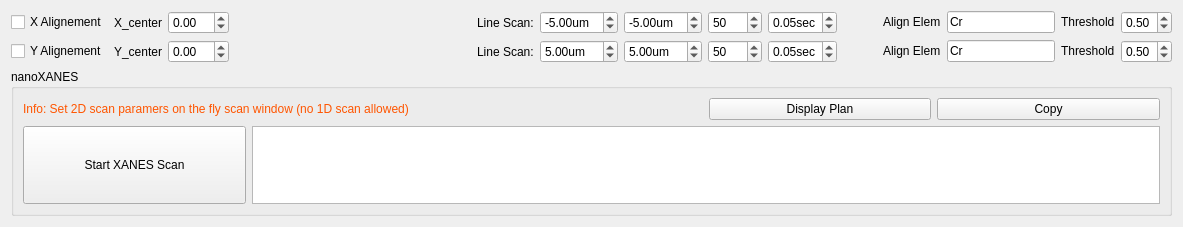
              <widget class="QWidget" name="page_2">
               <property name="geometry">
                <rect>
                 <x>0</x>
                 <y>0</y>
                 <width>1183</width>
                 <height>227</height>
                </rect>
               </property>
               <attribute name="label">
                <string>Alignment and Start XANES</string>
               </attribute>
               <layout class="QGridLayout" name="gridLayout_42">
                <item row="0" column="0">
                 <layout class="QHBoxLayout" name="horizontalLayout_24">
                  <item>
                   <layout class="QVBoxLayout" name="verticalLayout_33">
                    <item>
                     <layout class="QHBoxLayout" name="horizontalLayout_16">
                      <item>
                       <widget class="QCheckBox" name="cb_x_align">
                        <property name="text">
                         <string>X Alignement</string>
                        </property>
                       </widget>
                      </item>
                      <item>
                       <widget class="QLabel" name="label_113">
                        <property name="text">
                         <string>X_center</string>
                        </property>
                       </widget>
                      </item>
                      <item>
                       <widget class="QDoubleSpinBox" name="dsb_xlign_cen_xanes">
                        <property name="minimum">
                         <double>-15.000000000000000</double>
                        </property>
                        <property name="maximum">
                         <double>15.000000000000000</double>
                        </property>
                       </widget>
                      </item>
                      <item>
                       <spacer name="horizontalSpacer_3">
                        <property name="orientation">
                         <enum>Qt::Horizontal</enum>
                        </property>
                        <property name="sizeHint" stdset="0">
                         <size>
                          <width>40</width>
                          <height>20</height>
                         </size>
                        </property>
                       </spacer>
                      </item>
                      <item>
                       <widget class="QLabel" name="label_115">
                        <property name="text">
                         <string>Line Scan:</string>
                        </property>
                       </widget>
                      </item>
                      <item>
                       <widget class="QDoubleSpinBox" name="x_align_start">
                        <property name="sizePolicy">
                         <sizepolicy hsizetype="Preferred" vsizetype="Fixed">
                          <horstretch>0</horstretch>
                          <verstretch>0</verstretch>
                         </sizepolicy>
                        </property>
                        <property name="toolTip">
                         <string>scan range entry</string>
                        </property>
                        <property name="prefix">
                         <string notr="true"/>
                        </property>
                        <property name="suffix">
                         <string>um</string>
                        </property>
                        <property name="minimum">
                         <double>-15.000000000000000</double>
                        </property>
                        <property name="maximum">
                         <double>15.000000000000000</double>
                        </property>
                        <property name="singleStep">
                         <double>1.000000000000000</double>
                        </property>
                        <property name="value">
                         <double>-5.000000000000000</double>
                        </property>
                       </widget>
                      </item>
                      <item>
                       <widget class="QDoubleSpinBox" name="x_align_end">
                        <property name="enabled">
                         <bool>true</bool>
                        </property>
                        <property name="sizePolicy">
                         <sizepolicy hsizetype="Preferred" vsizetype="Fixed">
                          <horstretch>0</horstretch>
                          <verstretch>0</verstretch>
                         </sizepolicy>
                        </property>
                        <property name="toolTip">
                         <string>scan range entry</string>
                        </property>
                        <property name="prefix">
                         <string notr="true"/>
                        </property>
                        <property name="suffix">
                         <string>um</string>
                        </property>
                        <property name="minimum">
                         <double>-15.000000000000000</double>
                        </property>
                        <property name="maximum">
                         <double>15.000000000000000</double>
                        </property>
                        <property name="singleStep">
                         <double>1.000000000000000</double>
                        </property>
                        <property name="value">
                         <double>-5.000000000000000</double>
                        </property>
                       </widget>
                      </item>
                      <item>
                       <widget class="QSpinBox" name="x_align_steps">
                        <property name="sizePolicy">
                         <sizepolicy hsizetype="Preferred" vsizetype="Fixed">
                          <horstretch>0</horstretch>
                          <verstretch>0</verstretch>
                         </sizepolicy>
                        </property>
                        <property name="toolTip">
                         <string>first motor steps</string>
                        </property>
                        <property name="minimum">
                         <number>1</number>
                        </property>
                        <property name="maximum">
                         <number>1000</number>
                        </property>
                        <property name="singleStep">
                         <number>10</number>
                        </property>
                        <property name="value">
                         <number>50</number>
                        </property>
                       </widget>
                      </item>
                      <item>
                       <widget class="QDoubleSpinBox" name="x_align_dwell">
                        <property name="sizePolicy">
                         <sizepolicy hsizetype="Preferred" vsizetype="Fixed">
                          <horstretch>0</horstretch>
                          <verstretch>0</verstretch>
                         </sizepolicy>
                        </property>
                        <property name="toolTip">
                         <string>exposure time per point</string>
                        </property>
                        <property name="prefix">
                         <string/>
                        </property>
                        <property name="suffix">
                         <string notr="true">sec</string>
                        </property>
                        <property name="minimum">
                         <double>0.000000000000000</double>
                        </property>
                        <property name="maximum">
                         <double>0.500000000000000</double>
                        </property>
                        <property name="singleStep">
                         <double>0.010000000000000</double>
                        </property>
                        <property name="value">
                         <double>0.050000000000000</double>
                        </property>
                       </widget>
                      </item>
                     </layout>
                    </item>
                    <item>
                     <layout class="QHBoxLayout" name="horizontalLayout_17">
                      <item>
                       <widget class="QCheckBox" name="cb_y_align">
                        <property name="text">
                         <string>Y Alignement</string>
                        </property>
                       </widget>
                      </item>
                      <item>
                       <widget class="QLabel" name="label_114">
                        <property name="text">
                         <string>Y_center</string>
                        </property>
                       </widget>
                      </item>
                      <item>
                       <widget class="QDoubleSpinBox" name="dsb_yalign_cen_xanes">
                        <property name="minimum">
                         <double>-15.000000000000000</double>
                        </property>
                        <property name="maximum">
                         <double>15.000000000000000</double>
                        </property>
                       </widget>
                      </item>
                      <item>
                       <spacer name="horizontalSpacer_4">
                        <property name="orientation">
                         <enum>Qt::Horizontal</enum>
                        </property>
                        <property name="sizeHint" stdset="0">
                         <size>
                          <width>40</width>
                          <height>20</height>
                         </size>
                        </property>
                       </spacer>
                      </item>
                      <item>
                       <widget class="QLabel" name="label_116">
                        <property name="text">
                         <string>Line Scan:</string>
                        </property>
                       </widget>
                      </item>
                      <item>
                       <widget class="QDoubleSpinBox" name="y_align_start">
                        <property name="sizePolicy">
                         <sizepolicy hsizetype="Preferred" vsizetype="Fixed">
                          <horstretch>0</horstretch>
                          <verstretch>0</verstretch>
                         </sizepolicy>
                        </property>
                        <property name="toolTip">
                         <string>scan range entry</string>
                        </property>
                        <property name="suffix">
                         <string notr="true">um</string>
                        </property>
                        <property name="minimum">
                         <double>-15.000000000000000</double>
                        </property>
                        <property name="maximum">
                         <double>15.000000000000000</double>
                        </property>
                        <property name="singleStep">
                         <double>1.000000000000000</double>
                        </property>
                        <property name="value">
                         <double>5.000000000000000</double>
                        </property>
                       </widget>
                      </item>
                      <item>
                       <widget class="QDoubleSpinBox" name="y_align_end">
                        <property name="sizePolicy">
                         <sizepolicy hsizetype="Preferred" vsizetype="Fixed">
                          <horstretch>0</horstretch>
                          <verstretch>0</verstretch>
                         </sizepolicy>
                        </property>
                        <property name="toolTip">
                         <string>scan range entry</string>
                        </property>
                        <property name="suffix">
                         <string notr="true">um</string>
                        </property>
                        <property name="minimum">
                         <double>-15.000000000000000</double>
                        </property>
                        <property name="maximum">
                         <double>15.000000000000000</double>
                        </property>
                        <property name="singleStep">
                         <double>1.000000000000000</double>
                        </property>
                        <property name="value">
                         <double>5.000000000000000</double>
                        </property>
                       </widget>
                      </item>
                      <item>
                       <widget class="QSpinBox" name="y_align_steps">
                        <property name="sizePolicy">
                         <sizepolicy hsizetype="Preferred" vsizetype="Fixed">
                          <horstretch>0</horstretch>
                          <verstretch>0</verstretch>
                         </sizepolicy>
                        </property>
                        <property name="toolTip">
                         <string>first motor steps</string>
                        </property>
                        <property name="minimum">
                         <number>1</number>
                        </property>
                        <property name="maximum">
                         <number>1000</number>
                        </property>
                        <property name="singleStep">
                         <number>10</number>
                        </property>
                        <property name="value">
                         <number>50</number>
                        </property>
                       </widget>
                      </item>
                      <item>
                       <widget class="QDoubleSpinBox" name="y_align_dwell">
                        <property name="sizePolicy">
                         <sizepolicy hsizetype="Preferred" vsizetype="Fixed">
                          <horstretch>0</horstretch>
                          <verstretch>0</verstretch>
                         </sizepolicy>
                        </property>
                        <property name="toolTip">
                         <string>exposure time per point</string>
                        </property>
                        <property name="prefix">
                         <string/>
                        </property>
                        <property name="suffix">
                         <string notr="true">sec</string>
                        </property>
                        <property name="minimum">
                         <double>0.000000000000000</double>
                        </property>
                        <property name="maximum">
                         <double>0.500000000000000</double>
                        </property>
                        <property name="singleStep">
                         <double>0.010000000000000</double>
                        </property>
                        <property name="value">
                         <double>0.050000000000000</double>
                        </property>
                       </widget>
                      </item>
                     </layout>
                    </item>
                   </layout>
                  </item>
                  <item>
                   <spacer name="horizontalSpacer_2">
                    <property name="orientation">
                     <enum>Qt::Horizontal</enum>
                    </property>
                    <property name="sizeType">
                     <enum>QSizePolicy::Preferred</enum>
                    </property>
                    <property name="sizeHint" stdset="0">
                     <size>
                      <width>40</width>
                      <height>20</height>
                     </size>
                    </property>
                   </spacer>
                  </item>
                  <item>
                   <layout class="QVBoxLayout" name="verticalLayout_34">
                    <item>
                     <layout class="QHBoxLayout" name="horizontalLayout_22">
                      <item>
                       <layout class="QHBoxLayout" name="horizontalLayout_18">
                        <item>
                         <widget class="QLabel" name="label_44">
                          <property name="sizePolicy">
                           <sizepolicy hsizetype="Preferred" vsizetype="Fixed">
                            <horstretch>0</horstretch>
                            <verstretch>0</verstretch>
                           </sizepolicy>
                          </property>
                          <property name="text">
                           <string>Align Elem</string>
                          </property>
                         </widget>
                        </item>
                        <item>
                         <widget class="QLineEdit" name="le_x_align_elem">
                          <property name="sizePolicy">
                           <sizepolicy hsizetype="Fixed" vsizetype="Fixed">
                            <horstretch>0</horstretch>
                            <verstretch>0</verstretch>
                           </sizepolicy>
                          </property>
                          <property name="text">
                           <string>Cr</string>
                          </property>
                         </widget>
                        </item>
                       </layout>
                      </item>
                      <item>
                       <layout class="QHBoxLayout" name="horizontalLayout_20">
                        <item>
                         <widget class="QLabel" name="label_52">
                          <property name="sizePolicy">
                           <sizepolicy hsizetype="Preferred" vsizetype="Fixed">
                            <horstretch>0</horstretch>
                            <verstretch>0</verstretch>
                           </sizepolicy>
                          </property>
                          <property name="text">
                           <string>Threshold</string>
                          </property>
                         </widget>
                        </item>
                        <item>
                         <widget class="QDoubleSpinBox" name="align_x_threshold">
                          <property name="sizePolicy">
                           <sizepolicy hsizetype="Minimum" vsizetype="Fixed">
                            <horstretch>0</horstretch>
                            <verstretch>0</verstretch>
                           </sizepolicy>
                          </property>
                          <property name="minimum">
                           <double>0.010000000000000</double>
                          </property>
                          <property name="maximum">
                           <double>1.000000000000000</double>
                          </property>
                          <property name="value">
                           <double>0.500000000000000</double>
                          </property>
                         </widget>
                        </item>
                       </layout>
                      </item>
                     </layout>
                    </item>
                    <item>
                     <layout class="QHBoxLayout" name="horizontalLayout_23">
                      <item>
                       <layout class="QHBoxLayout" name="horizontalLayout_19">
                        <item>
                         <widget class="QLabel" name="label_51">
                          <property name="sizePolicy">
                           <sizepolicy hsizetype="Preferred" vsizetype="Fixed">
                            <horstretch>0</horstretch>
                            <verstretch>0</verstretch>
                           </sizepolicy>
                          </property>
                          <property name="text">
                           <string>Align Elem</string>
                          </property>
                         </widget>
                        </item>
                        <item>
                         <widget class="QLineEdit" name="le_y_align_elem">
                          <property name="sizePolicy">
                           <sizepolicy hsizetype="Fixed" vsizetype="Fixed">
                            <horstretch>0</horstretch>
                            <verstretch>0</verstretch>
                           </sizepolicy>
                          </property>
                          <property name="text">
                           <string>Cr</string>
                          </property>
                         </widget>
                        </item>
                       </layout>
                      </item>
                      <item>
                       <layout class="QHBoxLayout" name="horizontalLayout_21">
                        <item>
                         <widget class="QLabel" name="label_53">
                          <property name="sizePolicy">
                           <sizepolicy hsizetype="Preferred" vsizetype="Fixed">
                            <horstretch>0</horstretch>
                            <verstretch>0</verstretch>
                           </sizepolicy>
                          </property>
                          <property name="text">
                           <string>Threshold</string>
                          </property>
                         </widget>
                        </item>
                        <item>
                         <widget class="QDoubleSpinBox" name="align_y_threshold">
                          <property name="sizePolicy">
                           <sizepolicy hsizetype="Minimum" vsizetype="Fixed">
                            <horstretch>0</horstretch>
                            <verstretch>0</verstretch>
                           </sizepolicy>
                          </property>
                          <property name="minimum">
                           <double>0.010000000000000</double>
                          </property>
                          <property name="maximum">
                           <double>1.000000000000000</double>
                          </property>
                          <property name="value">
                           <double>0.500000000000000</double>
                          </property>
                         </widget>
                        </item>
                       </layout>
                      </item>
                     </layout>
                    </item>
                   </layout>
                  </item>
                 </layout>
                </item>
                <item row="1" column="0">
                 <spacer name="verticalSpacer_11">
                  <property name="orientation">
                   <enum>Qt::Vertical</enum>
                  </property>
                  <property name="sizeType">
                   <enum>QSizePolicy::Preferred</enum>
                  </property>
                  <property name="sizeHint" stdset="0">
                   <size>
                    <width>20</width>
                    <height>40</height>
                   </size>
                  </property>
                 </spacer>
                </item>
                <item row="2" column="0">
                 <widget class="QGroupBox" name="groupBox_20">
                  <property name="title">
                   <string>nanoXANES</string>
                  </property>
                  <layout class="QGridLayout" name="gridLayout_50">
                   <item row="3" column="0">
                    <widget class="QPushButton" name="pb_Start_Xanes">
                     <property name="sizePolicy">
                      <sizepolicy hsizetype="Preferred" vsizetype="Preferred">
                       <horstretch>0</horstretch>
                       <verstretch>0</verstretch>
                      </sizepolicy>
                     </property>
                     <property name="styleSheet">
                      <string notr="true">font: 15pt &quot;MS Shell Dlg 2&quot;;</string>
                     </property>
                     <property name="text">
                      <string>Start XANES Scan</string>
                     </property>
                    </widget>
                   </item>
                   <item row="0" column="3">
                    <widget class="QPushButton" name="pb_display_xanes_plan">
                     <property name="text">
                      <string>Display Plan</string>
                     </property>
                    </widget>
                   </item>
                   <item row="0" column="0" colspan="3">
                    <widget class="QLabel" name="label_56">
                     <property name="styleSheet">
                      <string notr="true">color: rgb(255, 85, 0);</string>
                     </property>
                     <property name="text">
                      <string>Info: Set 2D scan paramers on the fly scan window (no 1D scan allowed)</string>
                     </property>
                    </widget>
                   </item>
                   <item row="0" column="4">
                    <widget class="QPushButton" name="pushButton">
                     <property name="text">
                      <string>Copy</string>
                     </property>
                    </widget>
                   </item>
                   <item row="3" column="1" colspan="4">
                    <widget class="QTextEdit" name="te_xanes_plan">
                     <property name="sizePolicy">
                      <sizepolicy hsizetype="Preferred" vsizetype="Preferred">
                       <horstretch>0</horstretch>
                       <verstretch>0</verstretch>
                      </sizepolicy>
                     </property>
                    </widget>
                   </item>
                  </layout>
                 </widget>
                </item>
               </layout>
              </widget>
